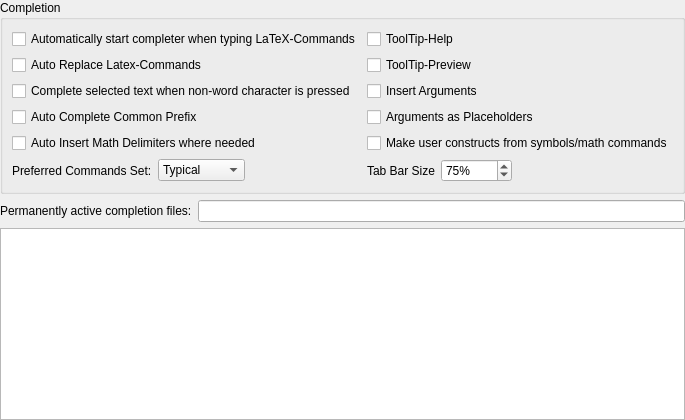
         <widget class="QWidget" name="pageCompletion">
          <layout class="QVBoxLayout" name="verticalLayout_4">
           <property name="leftMargin">
            <number>0</number>
           </property>
           <property name="topMargin">
            <number>0</number>
           </property>
           <property name="rightMargin">
            <number>0</number>
           </property>
           <property name="bottomMargin">
            <number>0</number>
           </property>
           <item>
            <widget class="QGroupBox" name="groupBox_2">
             <property name="sizePolicy">
              <sizepolicy hsizetype="Preferred" vsizetype="Minimum">
               <horstretch>0</horstretch>
               <verstretch>0</verstretch>
              </sizepolicy>
             </property>
             <property name="title">
              <string>Completion</string>
             </property>
             <layout class="QGridLayout" rowstretch="0,0,0,0,0,0" columnstretch="1,1">
              <item row="1" column="0">
               <widget class="QCheckBox" name="checkBoxAutoReplaceCommands">
                <property name="toolTip">
                 <string>Allows in-place substitution of commands. Example:&lt;br&gt;
&lt;code&gt;\textbf{foo}&lt;/code&gt;
&lt;ul&gt;
&lt;li&gt;Put cursor behind &quot;text&quot;&lt;/li&gt;
&lt;li&gt;Start completer by Ctrl+Space&lt;/li&gt;
&lt;li&gt;Select &lt;code&gt;\textrm&lt;/code&gt;&lt;li&gt;
&lt;li&gt;The result is &lt;code&gt;\textrm{foo}&lt;/code&gt;&lt;li&gt;
&lt;/ul&gt;</string>
                </property>
                <property name="text">
                 <string>Auto Replace Latex-Commands</string>
                </property>
               </widget>
              </item>
              <item row="2" column="1">
               <widget class="QCheckBox" name="checkBoxUsePlaceholders">
                <property name="text">
                 <string>Insert Arguments</string>
                </property>
                <property name="advancedOption" stdset="0">
                 <bool>true</bool>
                </property>
               </widget>
              </item>
              <item row="1" column="1">
               <widget class="QCheckBox" name="checkBoxToolTipCompletePreview">
                <property name="toolTip">
                 <string>Shows a tooltip with target text for labels/bibitem, previews colors or images</string>
                </property>
                <property name="text">
                 <string>ToolTip-Preview</string>
                </property>
               </widget>
              </item>
              <item row="3" column="1">
               <widget class="QCheckBox" name="checkBoxShowPlaceholders">
                <property name="text">
                 <string>Arguments as Placeholders</string>
                </property>
                <property name="advancedOption" stdset="0">
                 <bool>true</bool>
                </property>
               </widget>
              </item>
              <item row="0" column="1">
               <widget class="QCheckBox" name="checkBoxToolTipHelp">
                <property name="toolTip">
                 <string>Shows a tooltip with a description of the selected completer command</string>
                </property>
                <property name="text">
                 <string>ToolTip-Help</string>
                </property>
                <property name="advancedOption" stdset="0">
                 <bool>false</bool>
                </property>
               </widget>
              </item>
              <item row="0" column="0">
               <widget class="QCheckBox" name="checkBoxCompletion">
                <property name="toolTip">
                 <string>Starts the completer as soon as '\' is typed. Alternatively the completer can always be started manually by Ctrl+Space.</string>
                </property>
                <property name="text">
                 <string>Automatically start completer when typing LaTeX-Commands</string>
                </property>
               </widget>
              </item>
              <item row="5" column="1">
               <layout class="QHBoxLayout" name="horizontalLayout_2">
                <item>
                 <widget class="QLabel" name="label_40">
                  <property name="toolTip">
                   <string>Size of the tab bar at the bottom or top of the completer</string>
                  </property>
                  <property name="text">
                   <string>Tab Bar Size</string>
                  </property>
                  <property name="advancedOption" stdset="0">
                   <bool>true</bool>
                  </property>
                 </widget>
                </item>
                <item>
                 <widget class="QSpinBox" name="spinBoxTabRelFontSize">
                  <property name="toolTip">
                   <string>Size of the command set tabs at the bottom or top of the completer</string>
                  </property>
                  <property name="suffix">
                   <string notr="true">%</string>
                  </property>
                  <property name="maximum">
                   <number>10000</number>
                  </property>
                  <property name="value">
                   <number>75</number>
                  </property>
                  <property name="advancedOption" stdset="0">
                   <bool>true</bool>
                  </property>
                 </widget>
                </item>
                <item>
                 <spacer name="horizontalSpacer_2">
                  <property name="orientation">
                   <enum>Qt::Orientation::Horizontal</enum>
                  </property>
                  <property name="sizeHint" stdset="0">
                   <size>
                    <width>40</width>
                    <height>20</height>
                   </size>
                  </property>
                 </spacer>
                </item>
               </layout>
              </item>
              <item row="2" column="0">
               <widget class="QCheckBox" name="checkBoxEOWCompletes">
                <property name="text">
                 <string>Complete selected text when non-word character is pressed</string>
                </property>
                <property name="advancedOption" stdset="0">
                 <bool>true</bool>
                </property>
               </widget>
              </item>
              <item row="3" column="0">
               <widget class="QCheckBox" name="checkBoxCompletePrefix">
                <property name="toolTip">
                 <string>If all completer suggestions have the next characters in common, you can use &lt;Tab&gt; to automatically insert them.</string>
                </property>
                <property name="text">
                 <string>Auto Complete Common Prefix</string>
                </property>
                <property name="advancedOption" stdset="0">
                 <bool>true</bool>
                </property>
               </widget>
              </item>
              <item row="5" column="0">
               <layout class="QHBoxLayout" name="horizontalLayout">
                <item>
                 <widget class="QLabel" name="label">
                  <property name="text">
                   <string>Preferred Commands Set:</string>
                  </property>
                 </widget>
                </item>
                <item>
                 <widget class="QComboBox" name="comboBoxPreferedTab">
                  <item>
                   <property name="text">
                    <string>Typical</string>
                   </property>
                  </item>
                  <item>
                   <property name="text">
                    <string>Most Used</string>
                   </property>
                  </item>
                  <item>
                   <property name="text">
                    <string>Fuzzy</string>
                   </property>
                  </item>
                  <item>
                   <property name="text">
                    <string>All</string>
                   </property>
                  </item>
                 </widget>
                </item>
                <item>
                 <spacer name="horizontalSpacer_3">
                  <property name="orientation">
                   <enum>Qt::Orientation::Horizontal</enum>
                  </property>
                  <property name="sizeHint" stdset="0">
                   <size>
                    <width>40</width>
                    <height>20</height>
                   </size>
                  </property>
                 </spacer>
                </item>
               </layout>
              </item>
              <item row="4" column="0">
               <widget class="QCheckBox" name="checkBoxAutoInsertMathDelimiters">
                <property name="toolTip">
                 <string>If a math command is inserted via completion outside any math environment, $$ is inserted automatically.</string>
                </property>
                <property name="text">
                 <string>Auto Insert Math Delimiters where needed</string>
                </property>
               </widget>
              </item>
              <item row="4" column="1">
               <widget class="QCheckBox" name="checkBoxCompleteUserConstructs">
                <property name="text">
                 <string>Make user constructs from symbols/math commands</string>
                </property>
               </widget>
              </item>
             </layout>
            </widget>
           </item>
           <item>
            <layout class="QHBoxLayout" name="horizontalLayout_3">
             <item>
              <widget class="QLabel" name="label_12">
               <property name="toolTip">
                <string>TXS tries to automatically load completion files for packages if a
\usepackage{} command is found. These automatically included files
are not shown here. Checking additional packages here is usually not
necessary. However, if automatic detection fails or you want to include
specific user completion files, you can enforce their usage by activating
them here.</string>
               </property>
               <property name="text">
                <string>Permanently active completion files:</string>
               </property>
               <property name="advancedOption" stdset="0">
                <bool>true</bool>
               </property>
              </widget>
             </item>
             <item>
              <widget class="QLineEdit" name="leCompletionFilter">
               <property name="toolTip">
                <string>Filter list below</string>
               </property>
               <property name="advancedOption" stdset="0">
                <bool>true</bool>
               </property>
              </widget>
             </item>
            </layout>
           </item>
           <item>
            <layout class="QHBoxLayout" name="horizontalLayout_8">
             <item>
              <widget class="QListWidget" name="completeListWidget">
               <property name="sizePolicy">
                <sizepolicy hsizetype="Expanding" vsizetype="Preferred">
                 <horstretch>0</horstretch>
                 <verstretch>0</verstretch>
                </sizepolicy>
               </property>
               <property name="toolTip">
                <string>TXS tries to automatically load completion files for packages if a
\usepackage{} command is found. These automatically included files
are not shown here. Checking additional packages here is usually not
necessary. However, if automatic detection fails or you want to include
specific user completion files, you can enforce their usage by activating
them here.</string>
               </property>
               <property name="flow">
                <enum>QListView::Flow::TopToBottom</enum>
               </property>
               <property name="isWrapping" stdset="0">
                <bool>true</bool>
               </property>
               <property name="resizeMode">
                <enum>QListView::ResizeMode::Adjust</enum>
               </property>
               <property name="uniformItemSizes">
                <bool>false</bool>
               </property>
               <property name="sortingEnabled">
                <bool>true</bool>
               </property>
               <property name="advancedOption" stdset="0">
                <bool>true</bool>
               </property>
              </widget>
             </item>
             <item>
              <spacer name="verticalSpacer_9">
               <property name="orientation">
                <enum>Qt::Orientation::Vertical</enum>
               </property>
               <property name="sizeHint" stdset="0">
                <size>
                 <width>0</width>
                 <height>40</height>
                </size>
               </property>
              </spacer>
             </item>
            </layout>
           </item>
          </layout>
         </widget>
